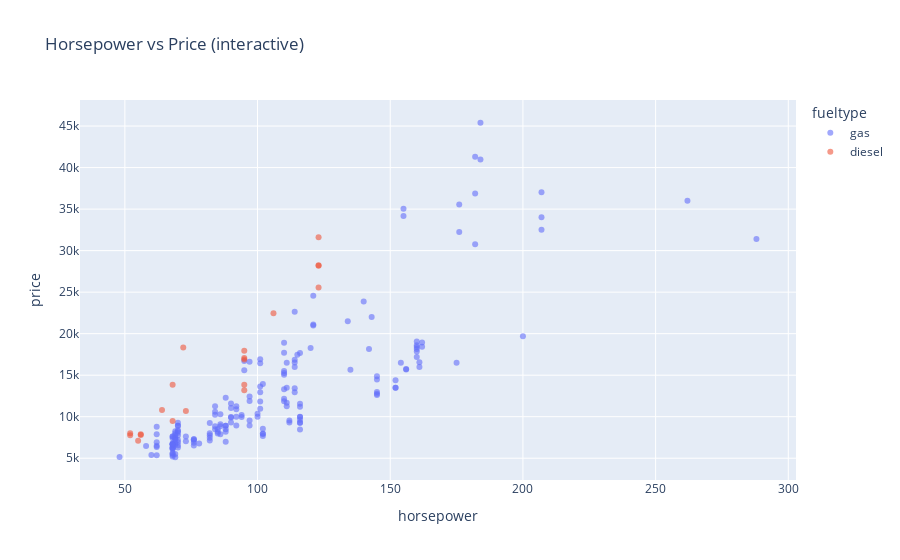

Here is the notebook cell this chart was saved with:
### Code cell
import plotly.express as px
color_col = "fueltype" if "fueltype" in df.columns else ("carbody" if "carbody" in df.columns else None)
fig = px.scatter(
    df,
    x="horsepower" if "horsepower" in df.columns else df.columns[0],
    y="price",
    color=color_col,
    opacity=0.6,
    title="Horsepower vs Price (interactive)"
    )
fig.write_html(str(FIG_DIR / "px_hp_vs_price.html")); fig.show()

### Figure 1 — Plotly figure (JSON) as saved in the notebook; plotly's stock layout.template omitted (floating-point values rounded to 4 significant figures; data arrays with more than 128 entries replaced by an {"elided": "..."} marker saying what was removed)
{"data": [{"hovertemplate": "fueltype=gas<br>horsepower=%{x}<br>price=%{y}<extra></extra>", "legendgroup": "gas", "marker": {"color": "#636efa", "opacity": 0.6, "symbol": "circle"}, "mode": "markers", "name": "gas", "orientation": "v", "showlegend": true, "type": "scatter", "x": {"elided": "185 int values"}, "xaxis": "x", "y": {"elided": "185 float values"}, "yaxis": "y"}, {"hovertemplate": "fueltype=diesel<br>horsepower=%{x}<br>price=%{y}<extra></extra>", "legendgroup": "diesel", "marker": {"color": "#EF553B", "opacity": 0.6, "symbol": "circle"}, "mode": "markers", "name": "diesel", "orientation": "v", "showlegend": true, "type": "scatter", "x": [64, 72, 123, 123, 123, 123, 55, 95, 95, 95, 95, 95, 56, 56, 73, 52, 52, 68, 68, 106], "xaxis": "x", "y": [10795, 18344, 25552, 28248, 28176, 31600, 7099, 13200, 13860, 16900, 17075, 17950, 7898, 7788, 10698, 7775, 7995, 9495, 13845, 22470], "yaxis": "y"}], "layout": {"legend": {"title": {"text": "fueltype"}, "tracegroupgap": 0}, "title": {"text": "Horsepower vs Price (interactive)"}, "xaxis": {"anchor": "y", "domain": [0, 1], "title": {"text": "horsepower"}}, "yaxis": {"anchor": "x", "domain": [0, 1], "title": {"text": "price"}}}}
